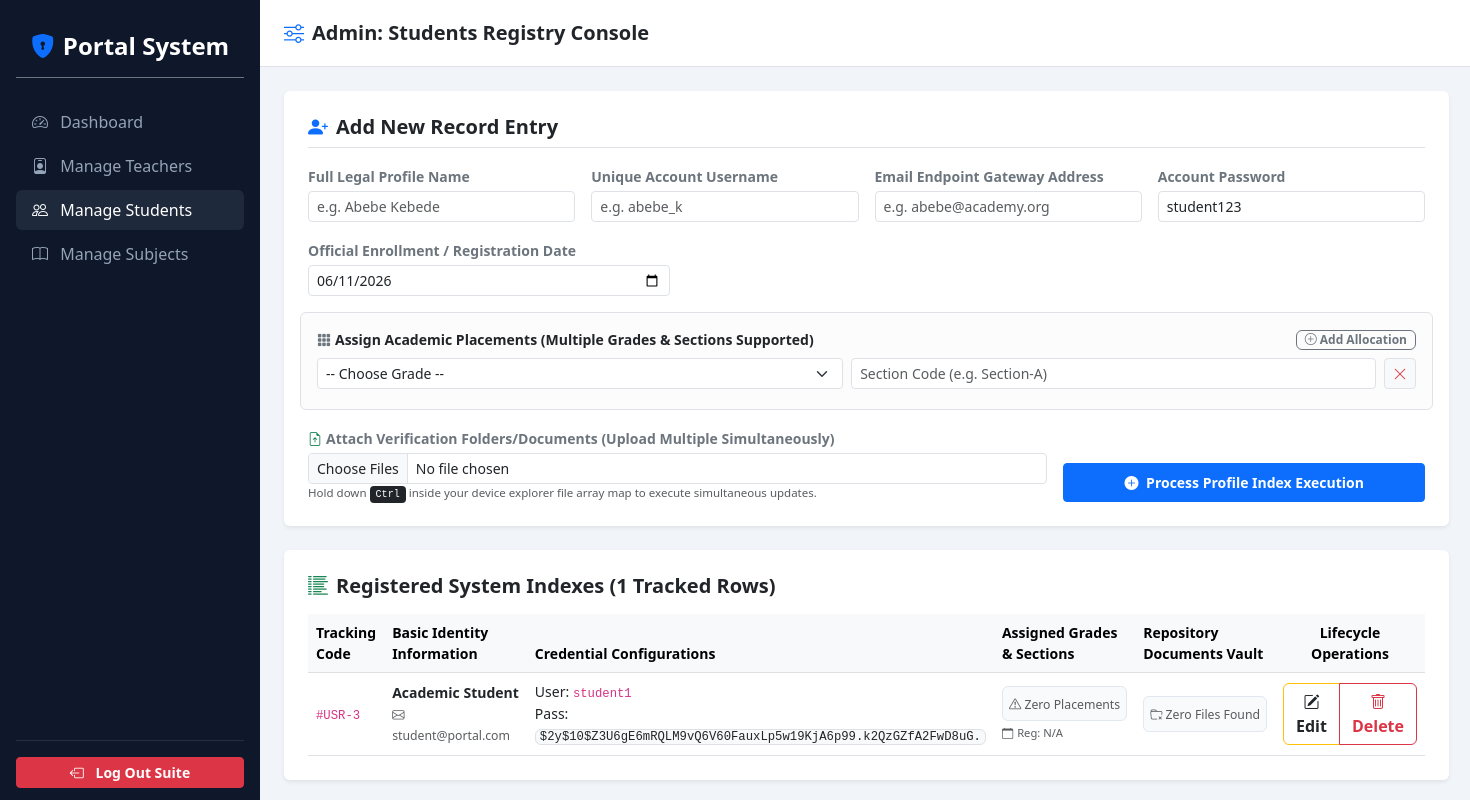
The page /manage_users.php (signed in) on the database its author committed.
### tables this page shows
CREATE TABLE users (
    id INT AUTO_INCREMENT PRIMARY KEY,
    fullname VARCHAR(100) NOT NULL,
    username VARCHAR(50) NOT NULL UNIQUE,
    password VARCHAR(255) NOT NULL,
    role ENUM('admin', 'teacher', 'student') NOT NULL,
    email VARCHAR(100) NOT NULL UNIQUE,
    created_at TIMESTAMP DEFAULT CURRENT_TIMESTAMP
);

### manage_users.php (the view, shortened to what this page needs)
<?php
require_once './db.php';
try {
    $pdo->exec("CREATE TABLE IF NOT EXISTS `user_assignments` (
        `id` INT AUTO_INCREMENT PRIMARY KEY,
        `user_id` INT NOT NULL,
        `grade_level` VARCHAR(50) NOT NULL,
        `section` VARCHAR(50) NOT NULL,
        FOREIGN KEY (`user_id`) REFERENCES `users`(`id`) ON DELETE CASCADE
    ) ENGINE=InnoDB DEFAULT CHARSET=utf8mb4;");
    $pdo->exec("CREATE TABLE IF NOT EXISTS `user_documents` (
        `id` INT AUTO_INCREMENT PRIMARY KEY,
        `user_id` INT NOT NULL,
        `file_path` VARCHAR(255) NOT NULL,
        `file_name` VARCHAR(255) NOT NULL,
        `uploaded_at` TIMESTAMP DEFAULT CURRENT_TIMESTAMP,
        FOREIGN KEY (`user_id`) REFERENCES `users`(`id`) ON DELETE CASCADE
    ) ENGINE=InnoDB DEFAULT CHARSET=utf8mb4;");
} catch (PDOException $e) {
    die("🚨 Micro-Migration Pipeline Structural Failure: " . $e->getMessage());
}
$target_role = (isset($_GET['role']) && $_GET['role'] === 'teacher') ? 'teacher' : 'student';
$display_title = ucfirst($target_role) . 's';
$stmt = $pdo->prepare("SELECT * FROM users WHERE role = ? ORDER BY id DESC");
$stmt->execute([$target_role]);
$user_records = $stmt->fetchAll();
$all_documents = [];
$all_assignments = [];
?>
<!DOCTYPE html>
<html lang="en">
<head>
    <link href="https://cdn.jsdelivr.net/npm/bootstrap@5.3.0/dist/css/bootstrap.min.css" rel="stylesheet">
    <link href="https://cdn.jsdelivr.net/npm/bootstrap-icons@1.10.0/font/bootstrap-icons.css" rel="stylesheet">
</head>
<body>
<div class="d-flex">
    <div class="sidebar p-3 d-flex flex-column">
        <h4 class="text-center py-3 border-bottom border-secondary mb-4 fw-bold text-white"><i class="bi bi-shield-lock-fill me-2 text-primary"></i>Portal System</h4>
        <ul class="nav nav-pills flex-column mb-auto gap-1">
            <li><a href="admin_dashboard.php" class="nav-link"><i class="bi bi-speedometer2 me-2"></i> Dashboard</a></li>
            <li><a href="manage_users.php?role=teacher" class="nav-link <?= $target_role === 'teacher' ? 'active' : '' ?>"><i class="bi bi-person-badge me-2"></i> Manage Teachers</a></li>
            <li><a href="manage_users.php?role=student" class="nav-link <?= $target_role === 'student' ? 'active' : '' ?>"><i class="bi bi-people me-2"></i> Manage Students</a></li>
            <li><a href="manage_subjects.php" class="nav-link"><i class="bi bi-book me-2"></i> Manage Subjects</a></li>
        </ul>
        <hr class="border-secondary">
        <a href="index.php" class="btn btn-sm btn-danger w-100 fw-bold"><i class="bi bi-box-arrow-left me-2"></i> Log Out Suite</a>
    </div>
    <div class="w-100 flex-grow-1">
        <nav class="navbar navbar-white bg-white border-bottom px-4 py-3 sticky-top shadow-xs">
            <span class="navbar-brand mb-0 h5 text-dark fw-bold"><i class="bi bi-sliders me-2 text-primary"></i>Admin: <?= $display_title ?> Registry Console</span>
        </nav>
        <div class="container-fluid p-4">
            <div class="card border-0 shadow-sm p-4 bg-white mb-4">
                <h5 class="fw-bold text-dark mb-3 border-bottom pb-2"><i class="bi bi-person-plus-fill text-primary me-2"></i>Add New Record Entry</h5>
                <form action="" method="POST" enctype="multipart/form-data" autocomplete="off">
                    <div class="row g-3">
                        <div class="col-md-3">
                            <label class="form-label small fw-bold text-secondary mb-1">Full Legal Profile Name</label>
                            <input type="text" name="fullname" class="form-control form-control-sm" required placeholder="e.g. Abebe Kebede">
                        </div>
                        <div class="col-md-3">
                            <label class="form-label small fw-bold text-secondary mb-1">Unique Account Username</label>
                            <input type="text" name="username" class="form-control form-control-sm" required placeholder="e.g. abebe_k">
                        </div>
                        <div class="col-md-3">
                            <label class="form-label small fw-bold text-secondary mb-1">Email Endpoint Gateway Address</label>
                            <input type="email" name="email" class="form-control form-control-sm" required placeholder="e.g. abebe@academy.org">
                        </div>
                        <div class="col-md-3">
                            <label class="form-label small fw-bold text-secondary mb-1">Account Password</label>
                            <input type="text" name="password" class="form-control form-control-sm" required value="<?= $target_role ?>123">
                        </div>
                        <div class="col-md-4">
                            <label class="form-label small fw-bold text-secondary mb-1">Official Enrollment / Registration Date</label>
                            <input type="date" name="enrolled_date" class="form-control form-control-sm" required value="<?= date('Y-m-d') ?>">
                        </div>
                        <div class="col-12 border rounded p-3 bg-light-subtle">
                            <div class="d-flex justify-content-between align-items-center mb-2">
                                <span class="small fw-bold text-dark"><i class="bi bi-grid-3x3-gap-fill text-secondary me-1"></i>Assign Academic Placements (Multiple Grades & Sections Supported)</span>
                                <button type="button" class="btn btn-xs btn-outline-secondary py-0 px-2 fw-bold" style="font-size: 0.75rem;" onclick="appendAssignmentRow('creation_assignment_box')"><i class="bi bi-plus-circle"></i> Add Allocation</button>
                            </div>
                            <div id="creation_assignment_box" class="row g-2">
                                <div class="col-12 d-flex gap-2 alignment-unit mb-1">
                                    <select name="assignments[0][grade_level]" class="form-select form-select-sm w-50" required>
                                        <option value="" disabled selected>-- Choose Grade --</option>
                                    </select>
                                    <input type="text" name="assignments[0][section]" class="form-control form-control-sm w-50" placeholder="Section Code (e.g. Section-A)" required>
                                    <button type="button" class="btn btn-sm btn-light border" onclick="this.parentElement.remove()"><i class="bi bi-x-lg text-danger"></i></button>
                                </div>
                            </div>
                        </div>
                        <div class="col-md-8">
                            <label class="form-label small fw-bold text-secondary mb-1"><i class="bi bi-file-earmark-arrow-up text-success me-1"></i>Attach Verification Folders/Documents (Upload Multiple Simultaneously)</label>
                            <input type="file" name="uploaded_documents[]" class="form-control form-control-sm" accept=".pdf,.doc,.docx,.jpg,.png" multiple>
                            <span class="text-muted d-block" style="font-size:0.72rem;">Hold down <kbd>Ctrl</kbd> inside your device explorer file array map to execute simultaneous updates.</span>
                        </div>
                        <div class="col-md-4 d-flex align-items-end">
                            <button type="submit" class="btn btn-primary btn-sm w-100 fw-bold py-2 shadow-xs"><i class="bi bi-plus-circle-fill me-1"></i> Process Profile Index Execution</button>
                        </div>
                    </div>
                </form>
            </div>
            <div class="card border-0 shadow-sm p-4 bg-white">
                <h5 class="fw-bold text-dark mb-3"><i class="bi bi-list-columns-reverse text-success me-2"></i>Registered System Indexes (<?= count($user_records) ?> Tracked Rows)</h5>
                <div class="table-responsive">
                    <table class="table table-hover align-middle mb-0 text-dark">
                        <thead class="table-light text-secondary small">
                            <tr>
                                <th>Tracking Code</th>
                                <th>Basic Identity Information</th>
                                <th>Credential Configurations</th>
                                <th>Assigned Grades & Sections</th>
                                <th>Repository Documents Vault</th>
                                <th class="text-center">Lifecycle Operations</th>
                            </tr>
                        </thead>
                        <tbody class="small">
                            <?php if(empty($user_records)): ?>
                                <tr><td colspan="7" class="text-center text-muted py-4">No logged profiles match current application scope properties.</td></tr>
                            <?php else: ?>
                                <?php foreach($user_records as $user): ?>
                                    <tr class="dynamic-row-entry">
                                        <td><code>#USR-<?= $user['id'] ?></code></td>
                                        <td>
                                            <div class="fw-bold text-dark text-nowrap"><?= htmlspecialchars($user['fullname']) ?></div>
                                            <small class="text-muted"><i class="bi bi-envelope me-1"></i><?= htmlspecialchars($user['email']) ?></small>
                                        </td>
                                        <td>
                                            <div>User: <code><?= htmlspecialchars($user['username']) ?></code></div>
                                            <div>Pass: <code class="text-dark bg-light px-1 border rounded"><?= htmlspecialchars($user['password']) ?></code></div>
                                        </td>
                                        <td>
                                            <div class="scrolled-repository-box">
                                                <?php if (!empty($all_assignments[$user['id']])): ?>
                                                    <div class="d-flex flex-column gap-1">
                                                        <?php foreach ($all_assignments[$user['id']] as $asg): ?>
                                                            <span class="badge bg-primary-subtle text-primary border border-primary-subtle px-2 py-1 align-self-start text-nowrap">
                                                                <i class="bi bi-bookmark-fill me-1"></i><?= htmlspecialchars($asg['grade_level']) ?> &raquo; Class <?= htmlspecialchars($asg['section']) ?>
                                                            </span>
                                                        <?php endforeach; ?>
                                                    </div>
                                                <?php else: ?>
                                                    <span class="text-muted italic small"><i class="bi bi-exclamation-triangle"></i> Zero Placements</span>
                                                <?php endif; ?>
                                            </div>
                                            <div class="mt-1 text-muted" style="font-size: 0.7rem;"><i class="bi bi-calendar me-1"></i>Reg: <?= htmlspecialchars($user['enrolled_date'] ?? 'N/A') ?></div>
                                        </td>
                                        <td>
                                            <div class="scrolled-repository-box">
                                                <?php if (!empty($all_documents[$user['id']])): ?>
                                                    <div class="d-flex flex-column gap-1">
                                                        <?php foreach ($all_documents[$user['id']] as $index => $doc): ?>
                                                            <a href="<?= htmlspecialchars($doc['file_path']) ?>" target="_blank" class="badge bg-light text-dark border d-inline-block text-decoration-none text-truncate text-nowrap" style="max-width: 210px;" title="View Data Matrix File: <?= htmlspecialchars($doc['file_name']) ?>">
                                                                <i class="bi bi-file-earmark-text text-danger me-1"></i>Doc <?= $index + 1 ?>: <?= htmlspecialchars($doc['file_name']) ?>
                                                            </a>
                                                        <?php endforeach; ?>
                                                    </div>
                                                <?php else: ?>
                                                    <span class="text-muted italic small"><i class="bi bi-folder-x"></i> Zero Files Found</span>
                                                <?php endif; ?>
                                            </div>
                                        </td>
                                        <td class="text-center">
                                            <div class="btn-group">
                                                <button type="button" class="btn btn-xs btn-outline-warning text-dark fw-bold"
                                                        onclick='launchUpdateModal(<?= json_encode($user) ?>, <?= json_encode($all_assignments[$user['id']] ?? []) ?>)'>
                                                    <i class="bi bi-pencil-square"></i> Edit
                                                </button>
                                                <a href="manage_users.php?role=<?= $target_role ?>&delete_id=<?= $user['id'] ?>"
                                                   class="btn btn-xs btn-outline-danger fw-bold"
                                                   onclick="return confirm('🚨 WARN: Deleting profiles wipes out all associated document vault logs from system directories entirely. Proceed?');">
                                                    <i class="bi bi-trash"></i> Delete
                                                </a>
                                            </div>
                                        </td>
                                    </tr>
                                <?php endforeach; ?>
                            <?php endif; ?>
                        </tbody>
                    </table>
                </div>
            </div>
        </div>
    </div>
</div>
</body>
</html>

### manage_users.php (style rules this page uses)
body { background-color: #f1f5f9; font-family: system-ui, -apple-system, sans-serif; }
.sidebar { min-width: 260px; max-width: 260px; background: #0f172a; min-height: 100vh; color: #fff; position: sticky; top: 0; }
.sidebar .nav-link { color: #94a3b8; font-weight: 500; }
.sidebar .nav-link:hover, .sidebar .nav-link.active { color: #fff; background: #1e293b; border-radius: 6px; }
.scrolled-repository-box { max-height: 110px; max-width: 240px; overflow-y: auto; overflow-x: auto; white-space: nowrap; padding: 6px; border: 1px solid #e2e8f0; background-color: #f8fafc; border-radius: 6px; }
.dynamic-row-entry { background-color: #fdfdfd; transition: all 0.2s; }

### rows shown on the page
users: id "3", fullname "Academic Student", email "student@portal.com", username "student1", password "$2y$10$Z3U6gE6mRQLM9vQ6V60FauxLp5w19KjA6p99.k2QzGZfA2FwD8uG.", shows "Zero Placements", enrolled_date "N/A", shows "Zero Files Found"

### other values the page prints
$display_title "Students"
count($user_records) "1"
